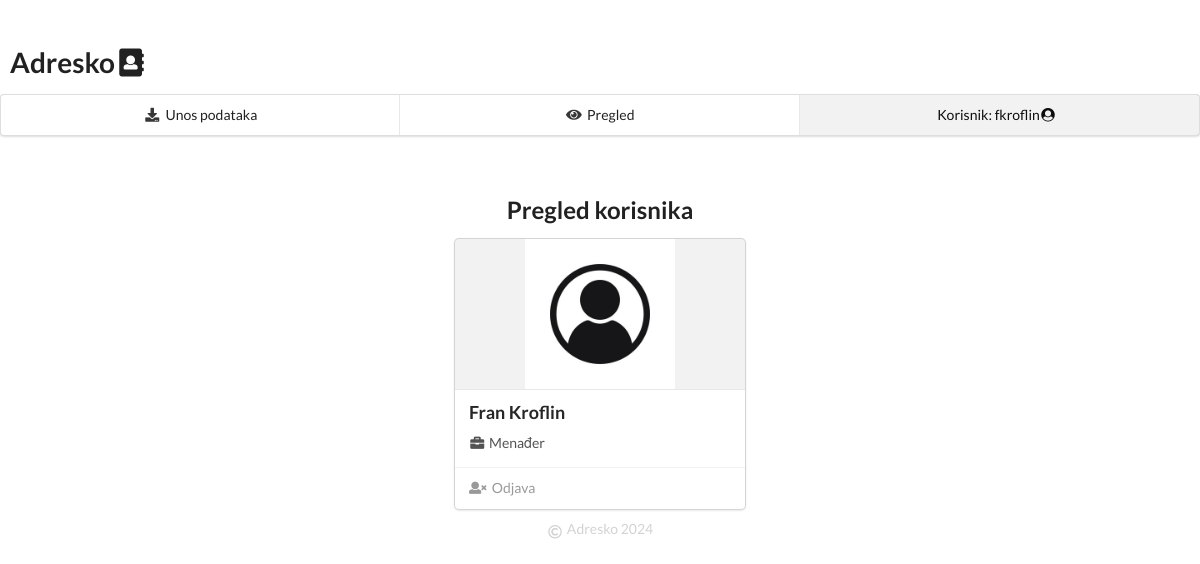
/pregledKorisnika.php (signed in), run on the app's committed database.
### tables this page shows
CREATE TABLE `korisnik` (
  `id` int(11) NOT NULL,
  `ime` varchar(50) DEFAULT NULL,
  `prezime` varchar(75) DEFAULT NULL,
  `korisnicko_ime` varchar(75) NOT NULL,
  `password` varchar(100) NOT NULL,
  `uloga` varchar(50) NOT NULL
);

### pregledKorisnika.php (the view, shortened to what this page needs)
<?php
include "izbornik.php";
include "otvoriVezu.php";
$korisnickoIme = $_SESSION["korisnicko_ime"];
$rezultati = mysqli_query($veza, "select * from korisnik where korisnicko_ime = '$korisnickoIme'");
while ($redak = mysqli_fetch_array($rezultati)) {
    $ime = $redak['ime'];
    $prezime = $redak['prezime'];
    $uloga = $redak['uloga'];
    $putanja_slike = "slike/$ime.jpg";
    $slika_datoteka = '';
    if (file_exists($putanja_slike)) {
        $slika_datoteka = "<div class='slika'><img class='ui small image' src='$putanja_slike' alt='$ime'></div>";
    } else {
        $slika_datoteka = "<div style='padding: 65px; text-align: center;'>Korisnik nema sliku <i class='thumbs down outline icon'></i></div>";
    }
?>
    <!DOCTYPE html>
    <html lang="en">
    <head>
        <link rel="stylesheet" href="https://cdnjs.cloudflare.com/ajax/libs/semantic-ui/2.4.1/semantic.min.css">
    </head>
    <body>
        <h2 style="text-align: center;">
            Pregled korisnika
        </h2>
        <div style="display: flex; align-items: center; justify-content: center;">
            <div>
                <div class="ui card">
                    <div class="image">
                        <?php
                        echo $slika_datoteka;
                        ?>
                    </div>
                    <div class="content">
                        <p class="header">
                            <?php
                            echo $ime . " " . $prezime;
                            ?>
                        </p>
                        <div class="description" style="text-transform: capitalize;">
                            <?php
                            function prikaziIkonu($uloga)
                            {
                                if ($uloga == 'djelatnik') {
                                    return "<i class='wrench icon'></i>";
                                } elseif ($uloga == 'menađer') {
                                    return "<i class='briefcase icon'></i>";
                                } else {
                                    return '';
                                }
                            }
                            ?>
                            <?php
                            echo prikaziIkonu($uloga) . $uloga;
                            ?>
                        </div>
                    </div>
                    <div class="extra content">
                        <a href="odjava.php" class="item" id="odjava">
                            <i class="user times icon"></i>
                            Odjava
                        </a>
                    </div>
                </div>
            </div>
        </div>
        <footer>
            <div style="display: flex; align-items: center; justify-content: center; color: lightgray; padding-top: 10px;">
                <i class="copyright outline icon"></i>
                <p>Adresko 2024</p>
            </div>
        </footer>
    </body>
    </html>
<?php
}
?>

### pregledKorisnika.php (style rules this page uses)
.slika { display: flex; align-items: center; justify-content: center; }

### data on the page
korisnik: ime (picture), ime "Fran", prezime "Kroflin", uloga "Menađer"

### other printed values
$_SESSION["korisnicko_ime"] "fkroflin"
